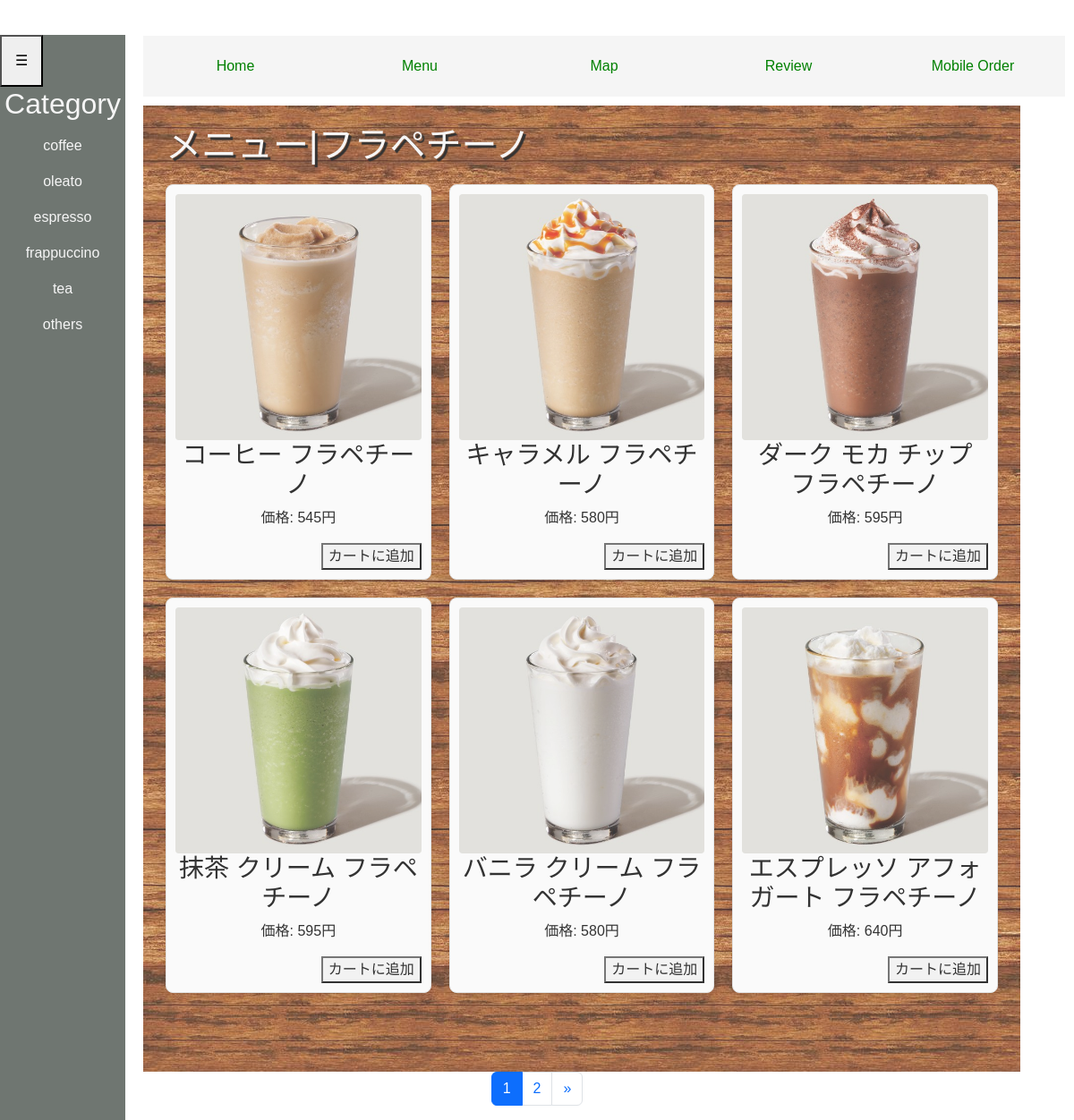
The page /mobile_order/frappuccino_m on the database its author committed.
### cafe/models.py (models this page shows, shortened)
class CafeMenu(models.Model):
    CATEGORY=(('coffee','コーヒー'),
              ('espresso','エスプレッソ'),
              ('oleato','オリアート'),
              ('frappuccino','フラペチーノ'),
              ('tea','ティー'),
              ('others','その他'),
              )
    category = models.CharField(choices=CATEGORY, max_length=20, default='coffee')
    name=models.CharField(
                verbose_name='商品名',
                max_length=100
                )
    price=models.DecimalField(max_digits=5, decimal_places=0)
    description=models.TextField()
    image=models.ImageField(upload_to='menu_images/')

### cafe/views.py (the view)
# urls.py: path('mobile_order/frappuccino_m',views.FrapputinoMobile.as_view(), name='frappuccino_m'),
class FrapputinoMobile(ListView):
    template_name='frappuccino_m.html'
    context_object_name = 'orderby_records'
    model=CafeMenu
    paginate_by=6
    def get_queryset(self):
        return CafeMenu.objects.filter(category='frappuccino')

### cafe/templates/frappuccino_m.html (shortened to what this page needs)
{% load static %}
<head>
    <link href="{% static 'css/bootstrap.min.css' %}" rel="stylesheet">
    <link rel="stylesheet" href="{% static 'css/menu.css' %}">
</head>
<div class="navbar">
  <a href="{% url 'cafe:base' %}">Home</a>
  <a href="{% url 'cafe:menu' %}">Menu</a>
  <a href="{% url 'cafe:map' %}">Map</a>
  <a href="{% url 'photo:index' %}">Review</a>
  <a href="{% url 'cafe:mobile' %}">Mobile Order</a>
</div>
<div class="sidebar">
  <button id="toggleBtn" class="toggle-btn">☰</button>
  <h2>Category</h2>
    <ul>
        <li><a href="{% url 'cafe:coffee_m' %}">coffee</a></li>
        <li><a href="{% url 'cafe:oleato_m' %}">oleato</a></li>
        <li><a href="{% url 'cafe:espresso_m' %}">espresso</a></li>
        <li><a href="{% url 'cafe:frappuccino_m' %}">frappuccino</a></li>
        <li><a href="{% url 'cafe:tea_m' %}">tea</a></li>
        <li><a href="{% url 'cafe:others_m' %}">others</a></li>
    </ul>
</div>
<body>
  <div class="menu" style="background-image: url('{% static "img/wood.jpeg" %}'); opacity:0.8;">
    <h1 style="text-shadow: 3px 3px 1px rgba(0, 0, 0, 1);">メニュー|フラペチーノ</h1>
    <div class="menu-grid">
    {% for record in orderby_records %}
      {% if record.category == "frappuccino" %}
        <div class="record">
          <img src="{{ record.image.url }}" alt="{{ record.name }}">
          <h3>{{ record.name }}</h3>
          <p>価格: {{ record.price }}円</p>
          <div style="text-align: right;">
            <button>カートに追加</button>
          </div>
        </div>
      {% endif %}
    {% endfor %}
    </div>
  </div>
  {% include "pagination.html" %}
</body>
</html>

### static/css/menu.css (style rules this page uses)
body { font-family: 'Noto Sans JP', sans-serif; width: 100%; }
.navbar { width: 1030px; margin-left: 160px; margin-right: 76; margin-top: 40px; display: flex; position: sticky; z-index: 0; background-color: whitesmoke; overflow: hidden; }
.navbar a { flex: 1; padding: 14px 20px; text-align: center; text-decoration: none; color: green; }
.sidebar { background-color: rgb(111, 118, 113); width: 140px; height: 100%; top: 39px; position: fixed; overflow: hidden; margin-bottom: 30px; z-index: 1; }
.sidebar h2 { text-align: center; color: whitesmoke; }
.sidebar ul { list-style-type: none; padding: 0; }
.sidebar ul li { padding: 8px; text-align: center; }
.sidebar ul li a { text-decoration: none; color: whitesmoke; display: block; }
.toggle-btn { padding: 15px; cursor: pointer; position: relative; color: black; }
.menu { font-family: 'Noto Sans JP', sans-serif; margin-left: 150px; flex: 1; padding: 25px; color: whitesmoke; background-color: cadetblue; height: 1080px; top: 10px; bottom: 0; margin-left: 160px; margin-top: 10px; width: 980px; padding-top: 20px; }
img { display: block; margin: 0 auto; }
.record { font-family: 'Noto Sans JP', sans-serif; font-weight: 100; }
.record { font-family: 'Noto Sans JP', sans-serif; font-weight: 100; color: black; }
.menu-grid { display: grid; grid-template-columns: repeat(3, 1fr); grid-gap: 20px; margin: 20px auto; max-width: 1200px; }
.record { text-align: center; border: 1px solid #ddd; border-radius: 8px; padding: 10px; background-color: #f9f9f9; box-shadow: 0 4px 6px rgba(0, 0, 0, 0.1); transition: transform 0.2s ease; }
.record img { max-width: 100%; height: auto; border-radius: 4px; }

### rows shown on the page
CafeMenu: image (picture), name "コーヒー フラペチーノ", price "545"
CafeMenu: image (picture), name "キャラメル フラペチーノ", price "580"
CafeMenu: image (picture), name "ダーク モカ チップ フラペチーノ", price "595"
CafeMenu: image (picture), name "抹茶 クリーム フラペチーノ", price "595"
CafeMenu: image (picture), name "バニラ クリーム フラペチーノ", price "580"
CafeMenu: image (picture), name "エスプレッソ アフォガート フラペチーノ", price "640"

### other values the page prints
{{ num }} "1"
{{ num }} "2"
